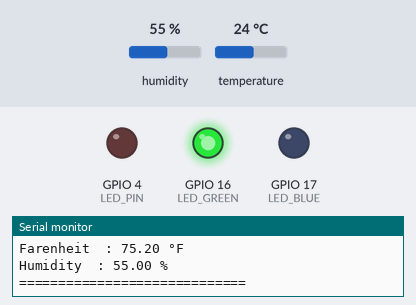
The sketch below on a simulated ESP32. Shown: output pins drawn as LEDs (lit = HIGH), the last lines printed to the serial monitor. Inputs (shaded band) come from the test bench; at power-on: temperature 24 °C, humidity 55 %.

Above: at 4.8 s.
4.9 s: temperature set to 16.6 °C
7.9 s: temperature set to 15.1 °C
At 9.2 s:
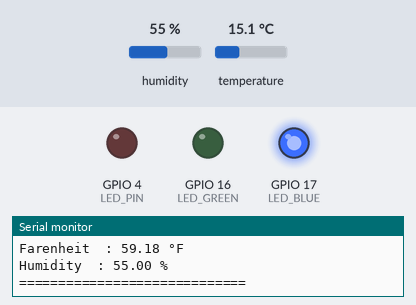
10.9 s: temperature set to 33 °C
At 12.8 s:
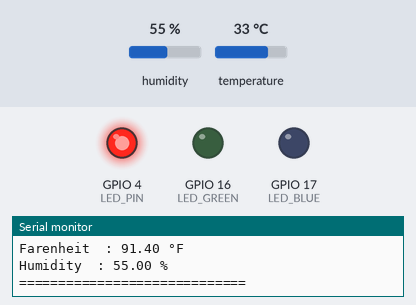
13.9 s: temperature set to 30.5 °C
16.9 s: temperature set to 29.4 °C
At 19.4 s:
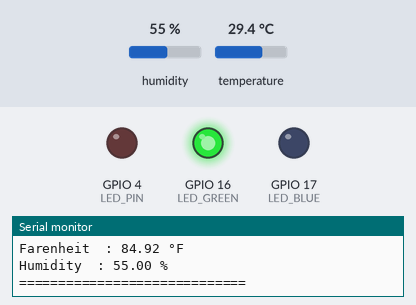
19.9 s: temperature set to 12 °C
At 21.2 s:
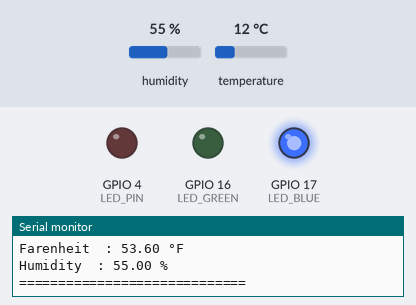
Timing chart, 0 to 22.9 s (numbered marks = the images above; inputs shaded):
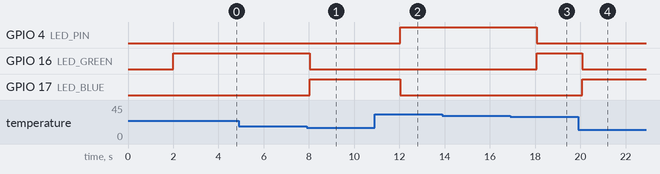

Measured:
- the behaviour switches between 16 and 15.9 °C on temperature (found by bisection; images 0 and 1)
- the behaviour switches between 30.1 and 30 °C on temperature (found by bisection; images 2 and 3)
- after the input at 7.9 s, GPIO 16 (LED_GREEN): HIGH → LOW after 0.13 s; GPIO 17 (LED_BLUE): LOW → HIGH after 0.13 s
- after the input at 10.9 s, GPIO 4 (LED_PIN): LOW → HIGH after 1.1 s; GPIO 17 (LED_BLUE): HIGH → LOW after 1.1 s
- after the input at 16.9 s, GPIO 4 (LED_PIN): HIGH → LOW after 1.2 s; GPIO 16 (LED_GREEN): LOW → HIGH after 1.2 s
- after the input at 19.9 s, GPIO 16 (LED_GREEN): HIGH → LOW after 0.18 s; GPIO 17 (LED_BLUE): LOW → HIGH after 0.18 s

The sketch:

sketch.ino
```cpp
// INCLUDE library dht
#include "DHT.h"

// deklarasi pin dan tye dht
#define DHTPIN 5
#define DHTTYPE DHT22
#define LED_PIN 4
#define LED_GREEN 16
#define LED_BLUE 17

DHT dht(DHTPIN, DHTTYPE);

void setup() {
   pinMode(LED_PIN, OUTPUT); // Set GPIO sebagai output
   pinMode(LED_GREEN, OUTPUT); // Set GPIO sebagai output
   pinMode(LED_BLUE, OUTPUT); // Set GPIO sebagai output
  // put your setup code here, to run once:
  Serial.begin(115200);
  Serial.println("Tes Sensor DHT");
  dht.begin();
}
void loop() {
  delay(2000); // Tunggu 2 detik
  float c = dht.readTemperature();
  float f = dht.readTemperature(true);
  float h = dht.readHumidity();

  // Perulangan cek jika ada nilai kosong
  if (isnan(c)||isnan(f)||isnan(h)){
    Serial.print("Error Nilai NAN");
    return;
  }

  // Menampilkan nilai suhu dan kelembaban
  Serial.print("Suhu\t\t: ");
  Serial.print(c);
  Serial.println(" °C");

  Serial.print("Farenheit\t: ");
  Serial.print(f);
  Serial.println(" °F");

  Serial.print("Humidity\t: ");
  Serial.print(h);
  Serial.println(" %");
  Serial.println("=============================");

  // Logika LED berdasarkan nilai suhu
  if (c > 30) {
    digitalWrite(LED_PIN, HIGH);   // Nyalakan LED merah
    digitalWrite(LED_GREEN, LOW);  // Matikan LED hijau
    digitalWrite(LED_BLUE, LOW);   // Matikan LED biru
  } else if (c >= 16 && c <= 30) {
    digitalWrite(LED_GREEN, HIGH); // Nyalakan LED hijau
    digitalWrite(LED_PIN, LOW);    // Matikan LED merah
    digitalWrite(LED_BLUE, LOW);   // Matikan LED biru
  } else {
    digitalWrite(LED_BLUE, HIGH);  // Nyalakan LED biru
    digitalWrite(LED_PIN, LOW);    // Matikan LED merah
    digitalWrite(LED_GREEN, LOW);  // Matikan LED hijau
  }
}
```
